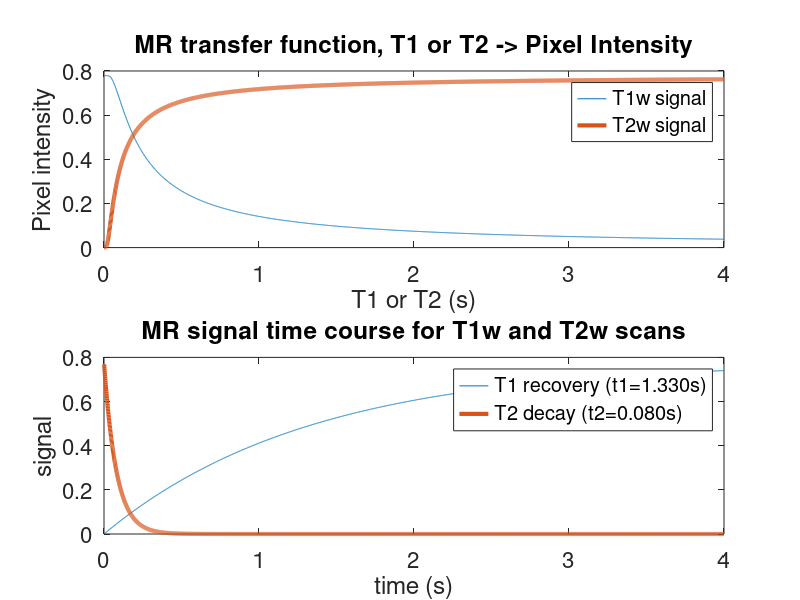

The MATLAB script that drew this image:
% T1 T2 signals, signal equations and images
%
%
% Note:
%  The images formed by MR show the signal.  If we have a T1-weighted
%  image, the signal level is inverse to the T1 value.  If we have a
%  T2-weighted signal the image intensity is monotonic with the image
%  intensity.
%
% Here are some of the signal equations from the CNI wiki page
%
% Wandell
%
% See also
%

% Spin Echo signal equation, from https://cni.stanford.edu/wiki/MR_Signal_Equations
%  S = k * PD * (1 - exp(-TR / T1)) * exp(-TE / T2)

k  = 1;
PD = 1;
T1 = 1.330; % gray matter at 3T (https://www.ncbi.nlm.nih.gov/pubmed/10232510)
T2 = 0.080; % gray matter at 3T (https://www.ncbi.nlm.nih.gov/pubmed/10232510)

x = 0.001 : 0.001 : 4;

%% T1 weighted image (Short TR, short TE)
TR = 0.200; 
TE = 0.020;

% Vary t1 to get transfer function
t1wSignal  = k * PD * (1 - exp(-TR ./ x)) * exp(-TE / T2);

% Vary TR to get recovery function
t1Recovery = k * PD * (1 - exp(-x ./ T1)) * exp(-TE / T2);

%% T2 weighted image (Long TR, long TE)
TR = 2.000; 
TE = 0.080;

% vary t2 to get transfer function
t2wSignal = k * PD * (1 - exp(-TR / T1)) * exp(-TE ./ x);

% vary TE to get decay function
t2decay   = k * PD * (1 - exp(-TR ./ T1)) * exp(-x / T2);

%% Plot
figure(1),clf

subplot(2,1,1)
plot(x,t1wSignal, x,t2wSignal, 'LineWidth', 3);
title('MR transfer function, T1 or T2 -> Pixel Intensity');
xlabel('T1 or T2 (s)'); ylabel('Pixel intensity')
legend('T1w signal', 'T2w signal', 'Location', 'best')
set(gca, 'FontSize', 16); 



subplot(2,1,2)
plot(x,t1Recovery,x,t2decay, 'LineWidth', 3);
xlabel('time (s)'); ylabel('signal')
legend(sprintf('T1 recovery (t1=%4.3fs)', T1), ...
    sprintf('T2 decay (t2=%4.3fs)', T2), 'Location', 'best')
set(gca, 'FontSize', 16); 
title('MR signal time course for T1w and T2w scans');


%%